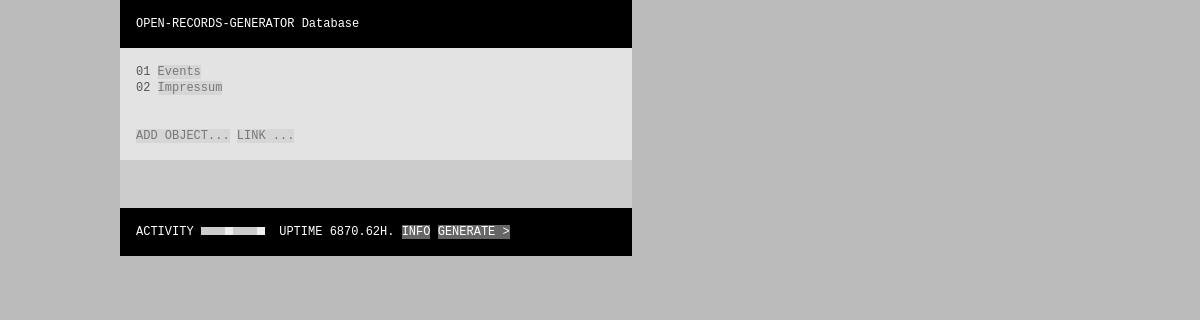
Page /OPEN-RECORDS-GENERATOR/browse.php on the earlier database version.
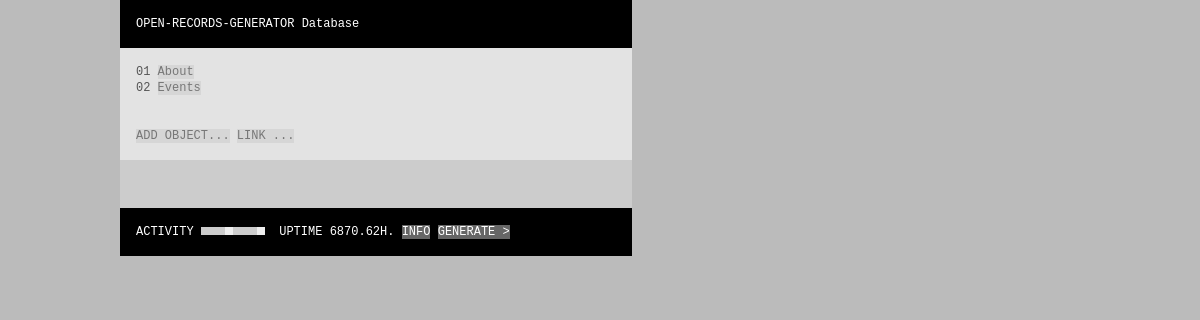
Same page on the later database version.
### tables this page shows
CREATE TABLE `objects` (
  `id` int(10) unsigned NOT NULL AUTO_INCREMENT,
  `active` int(1) unsigned NOT NULL DEFAULT '1',
  `created` datetime DEFAULT NULL,
  `modified` datetime DEFAULT NULL,
  `rank` int(10) unsigned DEFAULT NULL,
  `name1` tinytext,
  `name2` tinytext,
  `address1` text,
  `address2` text,
  `city` tinytext,
  `state` tinytext,
  `zip` tinytext,
  `country` tinytext,
  `phone` tinytext,
  `fax` tinytext,
  `url` tinytext,
  `email` tinytext,
  `begin` datetime DEFAULT NULL,
  `end` datetime DEFAULT NULL,
  `date` datetime DEFAULT NULL,
  `head` tinytext,
  `deck` blob,
  `body` blob,
  `notes` blob,
  PRIMARY KEY (`id`)
);

### OPEN-RECORDS-GENERATOR/GLOBAL/config.php (called while the page is built, shortened)
<?php
	$dbClient = "OPEN-RECORDS-GENERATOR";
	$dbColor2 = "666";
	$dbStart = mktime(20, 53, 00, 06, 04, 2014);
	$dbHost = "http://localhost/RADIOATHENES/";
	$dbAdmin = $dbHost ."OPEN-RECORDS-GENERATOR/";
?>

### OPEN-RECORDS-GENERATOR/browse.php (the view, shortened to what this page needs)
<?php require_once("GLOBAL/head.php");
$sql = "SELECT *, objects.id AS objectsId FROM objects, wires WHERE wires.fromid = '". $objects[$o] ."' AND wires.toid = objects.id AND wires.active = '1' AND objects.active = '1' ORDER BY weight DESC, objects.rank, begin, end DESC, begin DESC, name1, name2, objects.modified DESC, objects.created DESC";
$result = MYSQL_QUERY($sql);
$numrows = MYSQL_NUM_ROWS($result);
$padout = floor(log10($numrows)) + 1;
if ($padout < 2) $padout = 2;
$i = 1;
while ($myrow = MYSQL_FETCH_ARRAY($result)) {
	$name = $myrow["name1"];
	echo STR_PAD($i++, $padout, "0", STR_PAD_LEFT) ." ". "\n<a href='". $dbAdmin ."browse.php". urlData();
	if (sizeof($objects)) echo ",";
	echo $myrow["objectsId"] ."'>";
	echo strip_tags($name) ."</a><br />";
}
echo "\n<br /><br />\n<a href='add.php". urlData() ."'>ADD OBJECT...</a>&nbsp;<a href='link.php". urlData() ."'>LINK ...</a><br />";
require_once("GLOBAL/foot.php"); ?>

### OPEN-RECORDS-GENERATOR/GLOBAL/head.php (shortened to what this page needs)
<?php
require_once("config.php");
$pageName = basename($_SERVER['PHP_SELF'], ".php");
$object = $_REQUEST['object'];
$objects = explode(",", $object);
if (sizeof($objects) == 1 && empty($objects[sizeof($objects) - 1])) unset($objects);
function urlData() {
	global $objects;
	$url = "?object=";
	for ($i = 0; $i < sizeof($objects); $i++) {
		$url .= $objects[$i];
		if ($i < sizeof($objects) - 1) $url .= ",";
	}
	return $url;
}
echo "<?xml version=\"1.0\" encoding=\"UTF-8\"?>\n"; ?>
<!DOCTYPE html
	PUBLIC "-//W3C//Dtd XHTML 1.0 Transitional//EN"
	"http://www.w3.org/tr/xhtml1/Dtd/xhtml1-transitional.dtd">
<html xmlns="http://www.w3.org/1999/xhtml" xml:lang="en" lang="en">
	<head>
		<link rel="stylesheet" type="text/css" media="all" href="<?php echo $dbAdmin; ?>GLOBAL/global.css" />
	</head>
	<body>
		<table cellpadding="0" cellspacing="0" border="0" style="width: 100%; height: 85%;">
		<tr><td style="width: 100%; height: 100%;"><div style="padding: 0px 0px 0px 120px;">
		<table cellpadding="0" cellspacing="0" border="0" style="width: 512px;">
		<tr class="dbClientStyle">
		<td style="padding: 16px 16px 16px 16px; color: #FFFFFF;">
		<?php
		echo strToUpper($dbClient) ." Database";
if ($pageName != "index") {
	echo "</td></tr>";
	for ($o = 0; $o < sizeof($objects) - 1; $o++) {
		$sql = "SELECT id, active, name1, name2 FROM objects WHERE id = '". $objects[$o] ."' AND active = 1 LIMIT 1";
		$result = MYSQL_QUERY($sql);
		$myrow = MYSQL_FETCH_ARRAY($result);
		$objectName = $myrow["name1"];
		if ($myrow["name2"]) $objectName .= " ". $myrow["name2"];
		$objectName = strip_tags($objectName);
		echo "\n\n\n\n\n\n";
		echo "<tr class='button' style='background-color: #";
		echo ($o % 2) ? "ECECEC" : "E3E3E3";
		echo ";'>";
		echo "\n<td style='padding: 16px 16px 16px 16px;'>";
		echo "<a href='". $dbAdmin ."browse.php?object=";
		for ($i = 0; $i < $o + 1; $i++) {
			echo $objects[$i];
			if ($i < $o) echo ",";
		}
		echo "'>". $objectName ."</a><br />";
		echo "\n</td></tr>";
	}
	echo "<tr class='button' style='background-color: #";
	echo ($o % 2) ? "ECECEC" : "E3E3E3";
	echo ";'>";
	echo "\n<td style='padding: 16px 16px 16px 16px;'>";
}
?>

### OPEN-RECORDS-GENERATOR/GLOBAL/foot.php
		</td></tr>
		<tr style="background-color: #CCCCCC;">
		<td style="padding: 16px 16px 16px 16px;">
		&nbsp;</td></tr>
		<tr class="dbClientStyle">
		<td class="monoLit" style="padding: 16px 16px 16px 16px; color: #FFFFFF;">
		ACTIVITY
		<img src="<?php echo $dbAdmin; ?>MEDIA/org_activity.gif" width="64" heigh="16" alt="ORG Activity" style="background-color: #<?php echo $dbColor2;?>;" />&nbsp;
<?php
$dbUptime = floor(((time() - $dbStart) / 3600) * 100) / 100;
echo "UPTIME ". $dbUptime ."H. ";
echo "<a href='". $dbAdmin ."info.php'>INFO</a> ";
echo "<a href='". $dbHost ."' target='_blank'>GENERATE &gt;</a>";
		?>
		</td></tr>
		</table>
		</div></td></tr></table>
	</body>
</html>

### OPEN-RECORDS-GENERATOR/GLOBAL/global.css (style rules this page uses)
body, table, tr, td { border-spacing: 0px; border-collapse: collapse; border-style: none; empty-cells: show; vertical-align: top; padding: 0px 0px 0px 0px; margin: 0px 0px 0px 0px; color: #555555; text-align: left; font-family: "Andale Mono", "Courier New", "Courier", monospace; font-size: 12px; line-height: 16px; }
body { background-color: #BBBBBB; padding: 0px 0px 0px 0px; width: 100%; height: 100%; }
html { width: 100%; height: 100%; }
a:link { color: #777777; text-decoration: none; background-color: #D6D6D6; }
.monoLit { font-family: "Andale Mono", "Courier New", "Courier", monospace; color: #999999; }
.monoLit a:link { color: #999999; text-decoration: none; background-color: #D3D3D3; }

Differences in the rows shown:
changed objects: padout "02" → "01"; name1 "Impressum" → "About"; moves up the list
changed objects "Events": padout "01" → "02"
